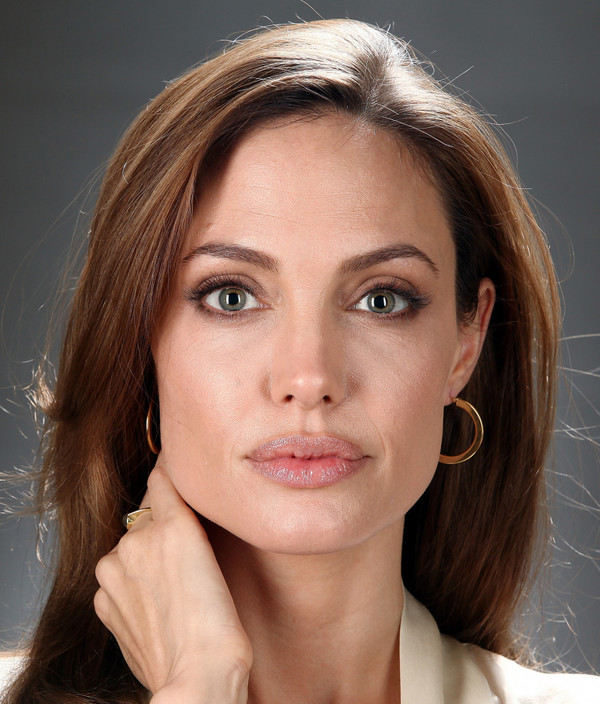
#> input picture tests/test.jpg, 600 x 704 px
$ python -i SkinExtractor.py   (imports and definitions only)
#> lines starting #> are read from the running program, lines starting #| are printed output that depends on the picture; after the words box and inside, x2 and y2 are one past the last pixel; in counts of white or black regions, pixels touching at a corner belong together
#> further down, picture is the input picture: shape (704, 600, 3); mean B, G, R 87.3, 98.7, 125
import cv2
import numpy as np


class SkinExtractor:
    """
    A class for extracting skin regions from an input image based on color analysis in the HSV color space.

    Methods:
        extract_skin(image) -> numpy.ndarray:
            Extracts the skin regions from the input image and returns the skin image in BGR color space.

    Static Methods:
        convert_to_hsv(image) -> numpy.ndarray:
            Converts an input image from the BGR color space to the HSV color space.

        define_skin_thresholds() -> (numpy.ndarray, numpy.ndarray):
            Defines the lower and upper HSV color thresholds for detecting skin color.

        create_skin_mask(image_hsv, lower_threshold, upper_threshold) -> numpy.ndarray:
            Creates a binary mask indicating the presence of skin colors in the HSV image.

        clean_skin_mask(mask) -> numpy.ndarray:
            Cleans up the binary mask using Gaussian blur.

        convert_to_bgr(image_hsv) -> numpy.ndarray:
            Converts an HSV image back to the BGR color space.

    Example Usage:
        # Create a SkinExtractor instance
        extractor = SkinExtractor()

        # Load an input image
        input_image = cv2.imread("input_image.jpg")

        # Extract skin regions from the input image
        skin_image = extractor.extract_skin(input_image)

        # Display or save the skin image as needed
        cv2.imshow("Skin Image", skin_image)
        cv2.waitKey(0)
        cv2.destroyAllWindows()
    """

    @staticmethod
    def extract_skin(image):
        """
        Extracts skin regions from the input image.

        Args:
            image (numpy.ndarray): The input image in BGR color space.

        Returns:
            numpy.ndarray: The skin image in BGR color space.
        """
        # Make a copy of the image to avoid modifying the original
        img = image.copy()

        # Convert from BGR color space to HSV
        img_hsv = SkinExtractor.convert_to_hsv(img)

        # Define HSV thresholds for detecting skin color
        lower_threshold, upper_threshold = SkinExtractor.define_skin_thresholds()

        # Create a binary mask indicating the presence of skin colors
        skin_mask = SkinExtractor.create_skin_mask(img_hsv, lower_threshold, upper_threshold)

        # Clean up the mask using Gaussian blur
        skin_mask = SkinExtractor.clean_skin_mask(skin_mask)

        # Extract the skin from the threshold mask
        skin = cv2.bitwise_and(img_hsv, img_hsv, mask=skin_mask)

        # Convert the skin image back to BGR color space
        skin_bgr = SkinExtractor.convert_to_bgr(skin)

        return skin_bgr

    @staticmethod
    def convert_to_hsv(image):
        """
        Converts an input image from the BGR color space to the HSV color space.

        Args:
            image (numpy.ndarray): The input image in BGR color space.

        Returns:
            numpy.ndarray: The input image converted to HSV color space.
        """
        return cv2.cvtColor(image, cv2.COLOR_BGR2HSV)
#> returned value: shape (704, 600, 3); mean H, S, V 32.5, 88.3, 126.1

    @staticmethod
    def define_skin_thresholds():
        """
        Defines the lower and upper HSV color thresholds for detecting skin color.

        Returns:
            tuple: A tuple containing the lower and upper threshold numpy arrays.
        """
        lower_threshold = np.array([0, 48, 80], dtype=np.uint8)
        upper_threshold = np.array([20, 255, 255], dtype=np.uint8)
        return lower_threshold, upper_threshold

    @staticmethod
    def create_skin_mask(image_hsv, lower_threshold, upper_threshold):
        """
        Creates a binary mask indicating the presence of skin colors in the HSV image.

        Args:
            image_hsv (numpy.ndarray): The input image in HSV color space.
            lower_threshold (numpy.ndarray): The lower HSV color threshold for skin detection.
            upper_threshold (numpy.ndarray): The upper HSV color threshold for skin detection.

        Returns:
            numpy.ndarray: A binary mask indicating skin regions.
        """
        return cv2.inRange(image_hsv, lower_threshold, upper_threshold)
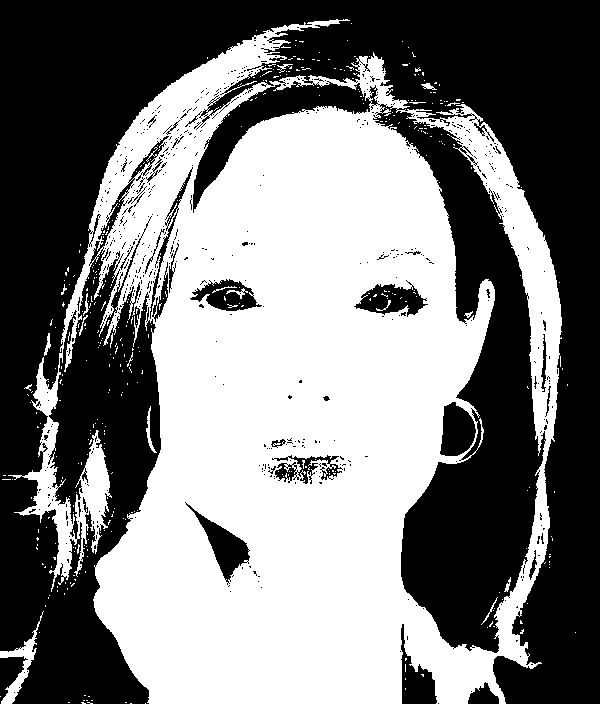
#> returned value: shape (704, 600); 48.9% white; 414 white regions (395 under 20 px), largest, box (x1, y1, x2, y2) and area: (8, 19, 562, 704) 203746, (0, 611, 44, 704) 858, (146, 406, 157, 453) 133

    @staticmethod
    def clean_skin_mask(mask):
        """
        Cleans up the binary mask using Gaussian blur.

        Args:
            mask (numpy.ndarray): A binary mask.

        Returns:
            numpy.ndarray: The cleaned binary mask.
        """
        return cv2.GaussianBlur(mask, (3, 3), 0)
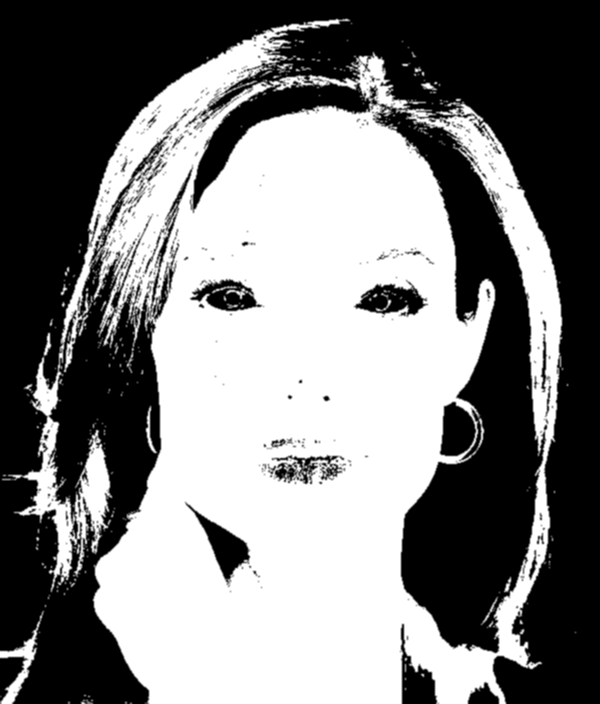
#> returned value: shape (704, 600); min 0, max 255, mean 124.6
#> in extract_skin, `skin = cv2.bitwise_and(img_hsv, img_hsv, mask=skin_mask)`: skin: shape (704, 600, 3); mean H, S, V 5.7, 56.3, 90.9

    @staticmethod
    def convert_to_bgr(image_hsv):
        """
        Converts an HSV image back to the BGR color space.

        Args:
            image_hsv (numpy.ndarray): The input image in HSV color space.

        Returns:
            numpy.ndarray: The input image converted to BGR color space.
        """
        return cv2.cvtColor(image_hsv, cv2.COLOR_HSV2BGR)
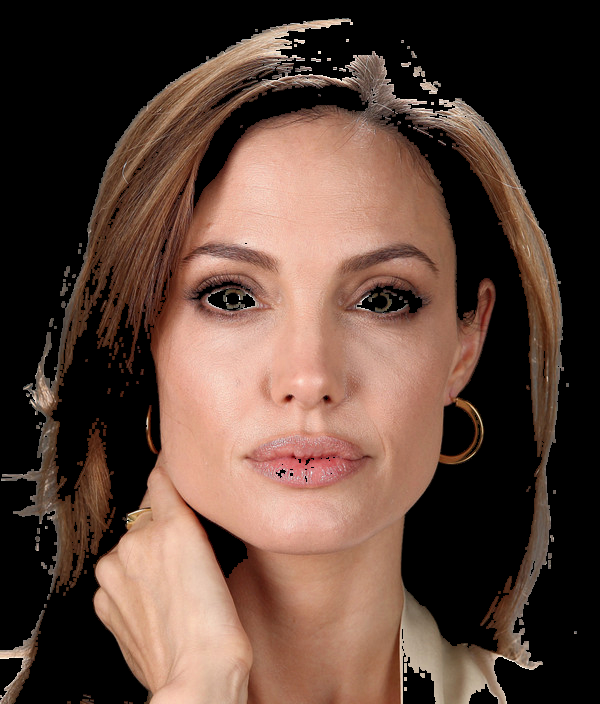
#> returned value: shape (704, 600, 3); mean B, G, R 56.2, 66.9, 90.9

>>> import cv2
>>> picture = cv2.imread('../tests/test.jpg')
>>> result = SkinExtractor().extract_skin(picture)
